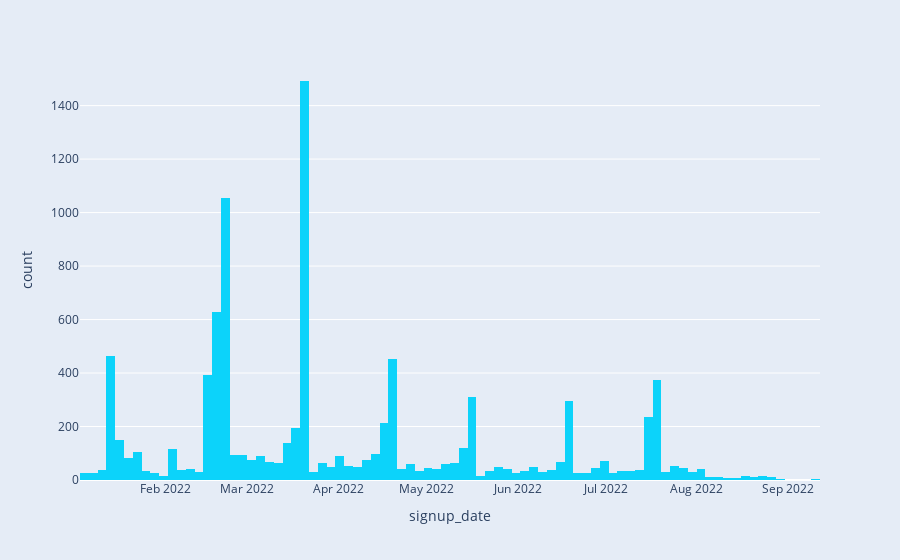
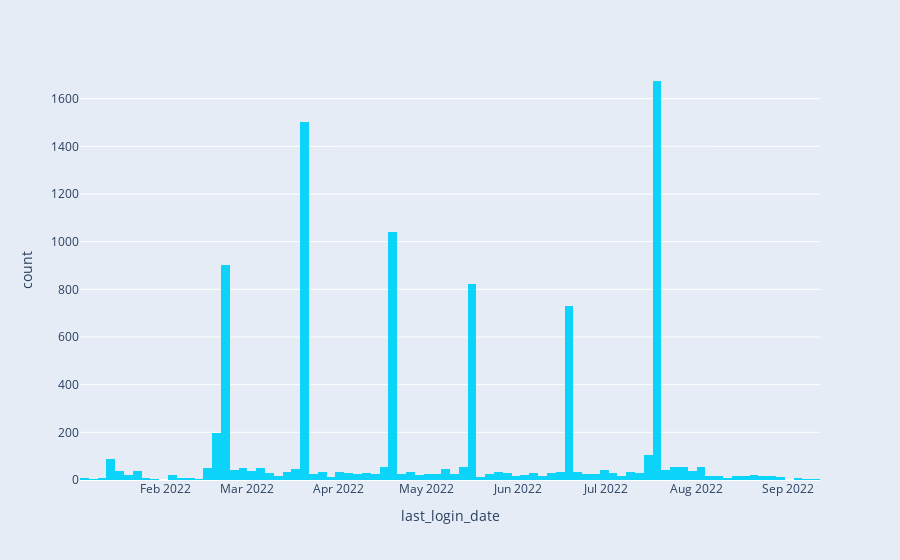
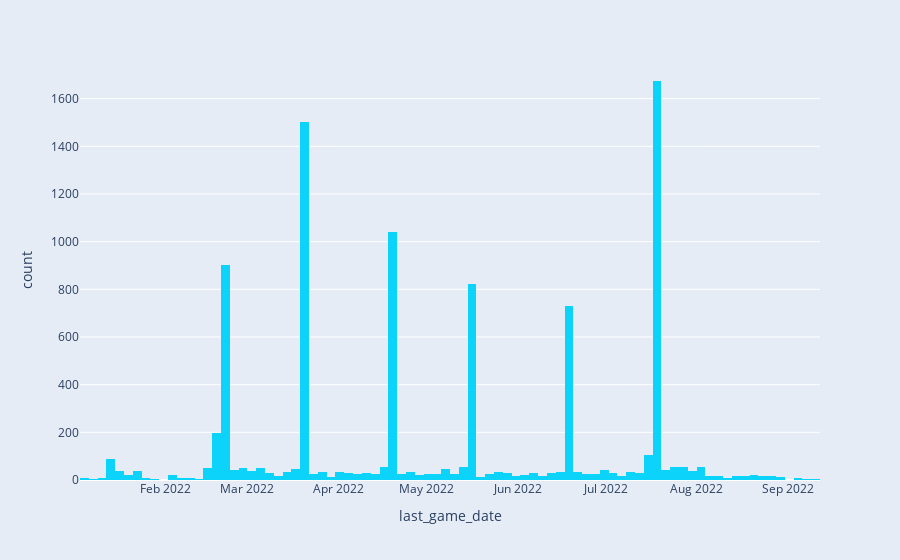

Write notebook code for charts like these, in order.
### Code cell
cols_hist = ['signup_date', 'last_login_date', 'last_game_date']
for c in cols_hist:
    px.histogram(df_ogn, x=c).show()

### Figure 1 — Plotly figure (JSON) as saved in the notebook; plotly's stock layout.template omitted (floating-point values rounded to 4 significant figures; data arrays with more than 128 entries replaced by an {"elided": "..."} marker saying what was removed)
{"data": [{"alignmentgroup": "True", "bingroup": "x", "hovertemplate": "signup_date=%{x}<br>count=%{y}<extra></extra>", "legendgroup": "", "marker": {"color": "#0CD3FA", "pattern": {"shape": ""}}, "name": "", "offsetgroup": "", "orientation": "v", "showlegend": false, "type": "histogram", "x": {"elided": "9412 str values"}, "xaxis": "x", "yaxis": "y"}], "layout": {"barmode": "relative", "legend": {"tracegroupgap": 0}, "margin": {"t": 60}, "xaxis": {"anchor": "y", "domain": [0, 1], "title": {"text": "signup_date"}}, "yaxis": {"anchor": "x", "domain": [0, 1], "title": {"text": "count"}}}}

### Figure 2 — Plotly figure (JSON) as saved in the notebook; plotly's stock layout.template omitted (floating-point values rounded to 4 significant figures; data arrays with more than 128 entries replaced by an {"elided": "..."} marker saying what was removed)
{"data": [{"alignmentgroup": "True", "bingroup": "x", "hovertemplate": "last_login_date=%{x}<br>count=%{y}<extra></extra>", "legendgroup": "", "marker": {"color": "#0CD3FA", "pattern": {"shape": ""}}, "name": "", "offsetgroup": "", "orientation": "v", "showlegend": false, "type": "histogram", "x": {"elided": "9412 str values"}, "xaxis": "x", "yaxis": "y"}], "layout": {"barmode": "relative", "legend": {"tracegroupgap": 0}, "margin": {"t": 60}, "xaxis": {"anchor": "y", "domain": [0, 1], "title": {"text": "last_login_date"}}, "yaxis": {"anchor": "x", "domain": [0, 1], "title": {"text": "count"}}}}

### Figure 3 — Plotly figure (JSON) as saved in the notebook; plotly's stock layout.template omitted (floating-point values rounded to 4 significant figures; data arrays with more than 128 entries replaced by an {"elided": "..."} marker saying what was removed)
{"data": [{"alignmentgroup": "True", "bingroup": "x", "hovertemplate": "last_game_date=%{x}<br>count=%{y}<extra></extra>", "legendgroup": "", "marker": {"color": "#0CD3FA", "pattern": {"shape": ""}}, "name": "", "offsetgroup": "", "orientation": "v", "showlegend": false, "type": "histogram", "x": {"elided": "9412 str values"}, "xaxis": "x", "yaxis": "y"}], "layout": {"barmode": "relative", "legend": {"tracegroupgap": 0}, "margin": {"t": 60}, "xaxis": {"anchor": "y", "domain": [0, 1], "title": {"text": "last_game_date"}}, "yaxis": {"anchor": "x", "domain": [0, 1], "title": {"text": "count"}}}}
